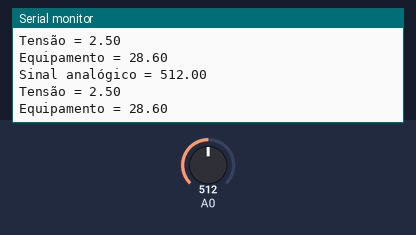
Simulated run of this sketch. Board: Arduino Uno, built with avr-gcc and run on an emulated ATmega328P. Parts: the last lines printed to the serial monitor. The test bench sets the inputs (shaded band); at power-on: A0 = 512.

Above: at 1.4 s.
1.5 s: A0 set to 716
At 2.3 s:
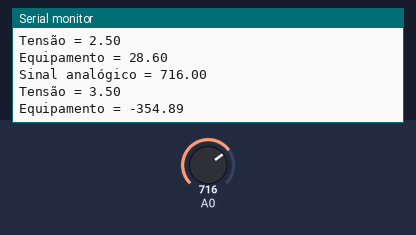
3.0 s: A0 set to 900
At 3.5 s:
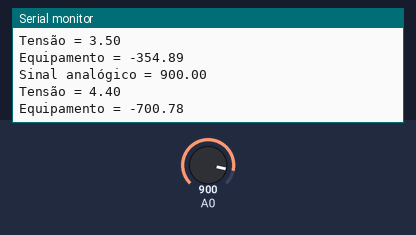
Timing chart, 0 to 6.0 s (numbered marks = the images above; inputs shaded):
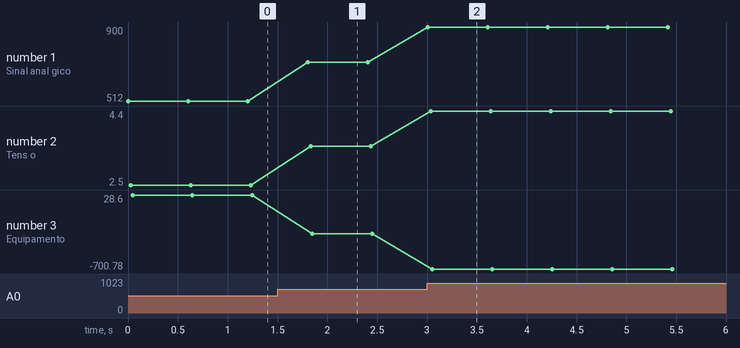

Measured:
- after the input at 1.5 s, the serial monitor: prints a new line after 0.31 s (image 1)
- after the input at 3.0 s, the serial monitor: prints a new line at once (image 2)
- plotted number 1: 512 → 716 after the input at 1.5 s, 716 → 900 after the input at 3.0 s
- plotted number 2: 2.5 → 3.5 after the input at 1.5 s, 3.5 → 4.4 after the input at 3.0 s
- plotted number 3: 28.6 → -354.89 after the input at 1.5 s, -354.89 → -700.78 after the input at 3.0 s

The sketch:

C_digo_do_turbid_metro.ino
```cpp
float sinalAnalogico;                           //Correponde ao sinal analógico
float tensao;                                   //Correponde a tensão elétrica
float sensorNTU;                                //Correponde a turbidez

void setup() {
  Serial.begin(9600);                           //Inicia o monitor serial
}

void loop() {
  sinalAnalogico = analogRead(A0);              //Efetua a leitura do sinal analógico
  tensao = (sinalAnalogico/1023)*5;             //Realiza a conversão de sinal analógico para tensão elétrica

  Serial.print("Sinal analógico = ");
  Serial.println(sinalAnalogico);               //Mostra no monitor serial o valor correspondente ao sinal analógico
  Serial.print("Tensão = ");
  Serial.println(tensao);                       //Mostra no monitor serial o valor correspondente a tensão elétrica
  sensorNTU = (-2.5768 + tensao) / -0.0026;     //Equação da turbidez
  Serial.print("Equipamento = ");
  Serial.println(sensorNTU);                    //Mostra no monitor serial o valor correspondente a turbidez

  delay(600);                                   //Aguarda seiscentos milisegundos para retornar ao void loop
}
```
